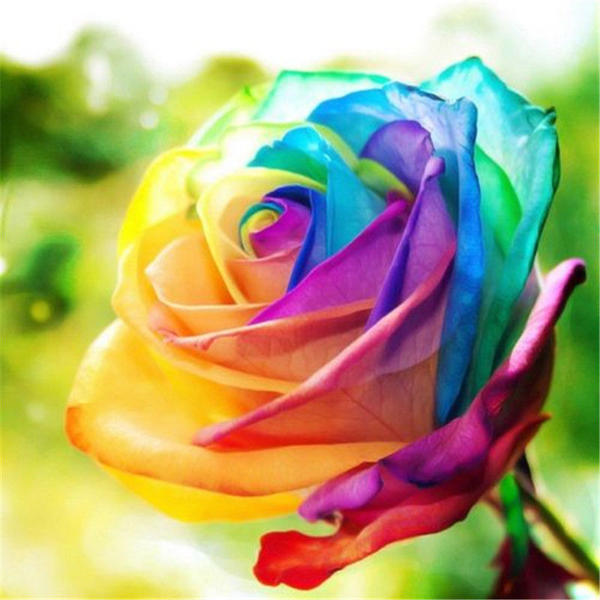
#> input picture Laboratoare/Flower.bmp, 600 x 600 px, found by its file name
$ python tema2.py
#> lines starting #> are read from the running program, lines starting #| are printed output that depends on the picture; after the words box and inside, x2 and y2 are one past the last pixel; in counts of white or black regions, pixels touching at a corner belong together
import cv2
import matplotlib.pyplot as plt

# Calea catre imagine
image_path = "../Laboratoare/images/Flower.bmp"

# Citim imaginea si o transformam in tonuri de gri
img = cv2.imread(image_path)
#> img is the input picture: shape (600, 600, 3); mean B, G, R 117.1, 164.9, 172.6
gray = cv2.cvtColor(img, cv2.COLOR_BGR2GRAY)
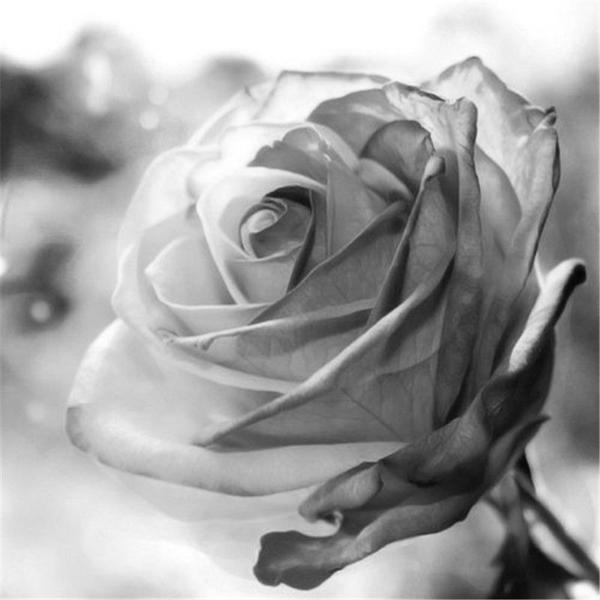
#> gray: shape (600, 600); min 4, max 255, mean 161.7

# Histograma = cati pixeli sunt din fiecare nuanta de gri (0..255)
hist = cv2.calcHist([gray], [0], None, [256], [0, 256])
#> hist = 256 values, max 20357 at index 255, min 0 at index 0, mean 1406.2

inaltime = gray.shape[0]
#> inaltime = 600
latime = gray.shape[1]
#> latime = 600
nr_pixeli = inaltime * latime
#> nr_pixeli = 360000

# 1. BINARIZARE AUTOMATA GLOBALA
# Pornim de la un prag initial, impartim pixelii in doua grupuri
# (mai mici / mai mari decat pragul), calculam media fiecarui grup
# si noul prag este media celor doua medii. Repetam pana cand
# pragul nu se mai schimba semnificativ.

# Cea mai mica si cea mai mare nuanta care apare in imagine
i_min = 0
while hist[i_min] == 0:
    i_min = i_min + 1
#> this loop made 4 passes
#> after the loop, i_min = 4

i_max = 255
while hist[i_max] == 0:
    i_max = i_max - 1
#> this loop made 0 passes
#> after the loop, i_max = 255

# Pragul initial si eroarea acceptata
T = (i_min + i_max) / 2
#> T = 129.5
eroare = 0.1

while True:
    t_int = int(T)

    # Grupul 1: nuante <= T
    n1 = 0
    s1 = 0
    for g in range(i_min, t_int + 1):
        n1 = n1 + hist[g]
        s1 = s1 + g * hist[g]

    # Grupul 2: nuante > T
    n2 = 0
    s2 = 0
    for g in range(t_int + 1, i_max + 1):
        n2 = n2 + hist[g]
        s2 = s2 + g * hist[g]

    # Mediile celor doua grupuri
    media1 = 0
    media2 = 0
    if n1 > 0:
        media1 = s1 / n1
    if n2 > 0:
        media2 = s2 / n2

    # Noul prag
    T_nou = (media1 + media2) / 2

    # Ne oprim cand pragul abia se mai schimba
    if abs(T_nou - T) < eroare:
        T = T_nou
        break
    T = T_nou
#> this loop made 6 passes
#> t_int on pass 1: 129

prag = int(T)
#> prag = 153
print("Prag final calculat:", prag)
#| Prag final calculat: 153

# Binarizare: peste prag devine alb (255), restul negru (0)
binara = gray.copy()
for i in range(inaltime):
    for j in range(latime):
        if gray[i, j] > prag:
            binara[i, j] = 255
        else:
            binara[i, j] = 0
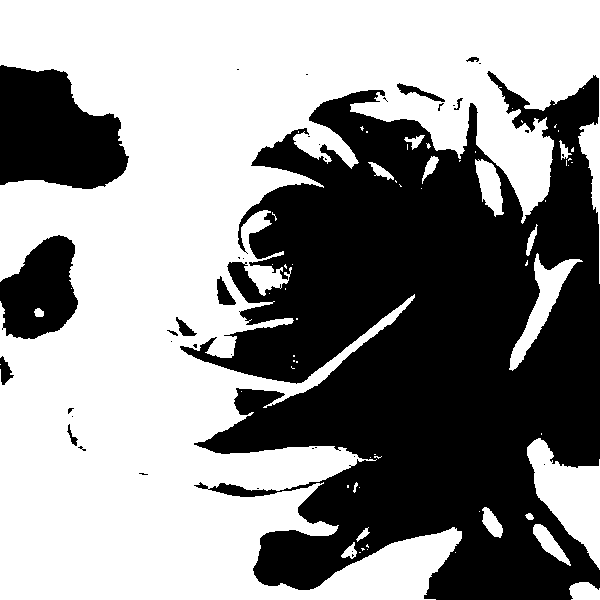
#> binara: shape (600, 600); 56.8% white; 38 black regions (27 under 20 px), largest, box (x1, y1, x2, y2) and area: (180, 71, 600, 600) 136953, (0, 65, 129, 189) 11738, (0, 235, 78, 339) 5659

cv2.imshow('Imagine originala in tonuri de gri', gray)
cv2.imshow('Imagine binarizata', binara)
cv2.waitKey()
cv2.destroyAllWindows()

# 2. EGALIZAREA HISTOGRAMEI
# Fiecare nuanta de gri este inlocuita cu 255 * (suma probabilitatilor
# tuturor nuantelor pana la ea), ca nuantele sa se imprastie pe tot
# intervalul 0..255.

# Probabilitatea fiecarei nuante (impartim la numarul total de pixeli)
h = []
for i in range(256):
    h.append(hist[i] / nr_pixeli)
#> after the loop, h = 256 items, first 6: [0], [0], [0], [0], [2.78e-06], [2.5e-05]

# Functia de repartitie cumulata si tabela de transformare
tabela = []
cumulat = 0
for i in range(256):
    cumulat = cumulat + h[i]
#> (the run stopped early here; a loop or call above may not have finished)
